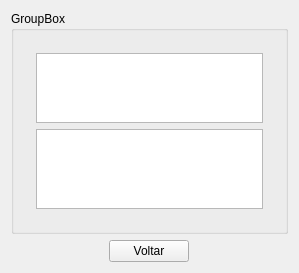
<?xml version="1.0" encoding="UTF-8"?>
<ui version="4.0">
 <class>JanelaPrincipal</class>
 <widget class="QWidget" name="JanelaPrincipal">
  <property name="geometry">
   <rect>
    <x>0</x>
    <y>0</y>
    <width>299</width>
    <height>273</height>
   </rect>
  </property>
  <property name="windowTitle">
   <string>Aula 24 - QStackedWidget</string>
  </property>
  <layout class="QGridLayout" name="gridLayout">
   <item row="0" column="0" colspan="3">
    <widget class="QGroupBox" name="groupBox">
     <property name="title">
      <string>GroupBox</string>
     </property>
     <layout class="QHBoxLayout" name="horizontalLayout">
      <item>
       <widget class="QStackedWidget" name="stackedWidget">
        <property name="currentIndex">
         <number>4</number>
        </property>
        <widget class="QWidget" name="page_5">
         <layout class="QGridLayout" name="gridLayout_2">
          <item row="0" column="0" rowspan="3">
           <spacer name="verticalSpacer">
            <property name="orientation">
             <enum>Qt::Vertical</enum>
            </property>
            <property name="sizeHint" stdset="0">
             <size>
              <width>20</width>
              <height>124</height>
             </size>
            </property>
           </spacer>
          </item>
          <item row="0" column="1">
           <widget class="QPushButton" name="pushButton_2">
            <property name="text">
             <string>Cadastro</string>
            </property>
           </widget>
          </item>
          <item row="0" column="2" rowspan="3">
           <spacer name="verticalSpacer_2">
            <property name="orientation">
             <enum>Qt::Vertical</enum>
            </property>
            <property name="sizeHint" stdset="0">
             <size>
              <width>20</width>
              <height>124</height>
             </size>
            </property>
           </spacer>
          </item>
          <item row="1" column="1">
           <widget class="QPushButton" name="pushButton_3">
            <property name="text">
             <string>Vendas</string>
            </property>
           </widget>
          </item>
          <item row="2" column="1">
           <widget class="QPushButton" name="pushButton_4">
            <property name="text">
             <string>Consultar</string>
            </property>
           </widget>
          </item>
         </layout>
        </widget>
        <widget class="QWidget" name="page">
         <layout class="QGridLayout" name="gridLayout_3">
          <item row="0" column="0" colspan="2">
           <layout class="QFormLayout" name="formLayout">
            <item row="0" column="0">
             <widget class="QLabel" name="label">
              <property name="text">
               <string>Nome</string>
              </property>
             </widget>
            </item>
            <item row="0" column="1">
             <widget class="QLineEdit" name="campoNome"/>
            </item>
            <item row="1" column="0">
             <widget class="QLabel" name="label_2">
              <property name="text">
               <string>Endereco</string>
              </property>
             </widget>
            </item>
            <item row="1" column="1">
             <widget class="QLineEdit" name="campoEndereco"/>
            </item>
            <item row="2" column="0">
             <widget class="QLabel" name="label_3">
              <property name="text">
               <string>Telefone</string>
              </property>
             </widget>
            </item>
            <item row="2" column="1">
             <widget class="QLineEdit" name="campoTelefone"/>
            </item>
           </layout>
          </item>
          <item row="1" column="0">
           <spacer name="horizontalSpacer_3">
            <property name="orientation">
             <enum>Qt::Horizontal</enum>
            </property>
            <property name="sizeHint" stdset="0">
             <size>
              <width>159</width>
              <height>20</height>
             </size>
            </property>
           </spacer>
          </item>
          <item row="1" column="1">
           <widget class="QPushButton" name="pushButton_5">
            <property name="text">
             <string>Cadastrar</string>
            </property>
           </widget>
          </item>
         </layout>
        </widget>
        <widget class="QWidget" name="page_3">
         <layout class="QVBoxLayout" name="verticalLayout">
          <item>
           <widget class="QTableView" name="tabelaVendas"/>
          </item>
         </layout>
        </widget>
        <widget class="QWidget" name="page_2">
         <layout class="QGridLayout" name="gridLayout_4">
          <item row="0" column="0">
           <widget class="QLineEdit" name="campoBuscarClienteNome"/>
          </item>
          <item row="0" column="1">
           <widget class="QPushButton" name="pushButton_6">
            <property name="text">
             <string>Buscar</string>
            </property>
           </widget>
          </item>
          <item row="1" column="0" colspan="2">
           <widget class="QListView" name="listView"/>
          </item>
         </layout>
        </widget>
        <widget class="QWidget" name="page_4">
         <layout class="QVBoxLayout" name="verticalLayout_2">
          <item>
           <widget class="QTableView" name="tabelaClientes">
            <property name="maximumSize">
             <size>
              <width>16777215</width>
              <height>150</height>
             </size>
            </property>
           </widget>
          </item>
          <item>
           <widget class="QTableView" name="tabelaVendasClientes"/>
          </item>
         </layout>
        </widget>
       </widget>
      </item>
     </layout>
    </widget>
   </item>
   <item row="1" column="0">
    <spacer name="horizontalSpacer_2">
     <property name="orientation">
      <enum>Qt::Horizontal</enum>
     </property>
     <property name="sizeHint" stdset="0">
      <size>
       <width>94</width>
       <height>20</height>
      </size>
     </property>
    </spacer>
   </item>
   <item row="1" column="1">
    <widget class="QPushButton" name="pushButton">
     <property name="text">
      <string>Voltar</string>
     </property>
    </widget>
   </item>
   <item row="1" column="2">
    <spacer name="horizontalSpacer">
     <property name="orientation">
      <enum>Qt::Horizontal</enum>
     </property>
     <property name="sizeHint" stdset="0">
      <size>
       <width>94</width>
       <height>20</height>
      </size>
     </property>
    </spacer>
   </item>
  </layout>
 </widget>
 <layoutdefault spacing="6" margin="11"/>
 <resources/>
 <connections/>
</ui>
